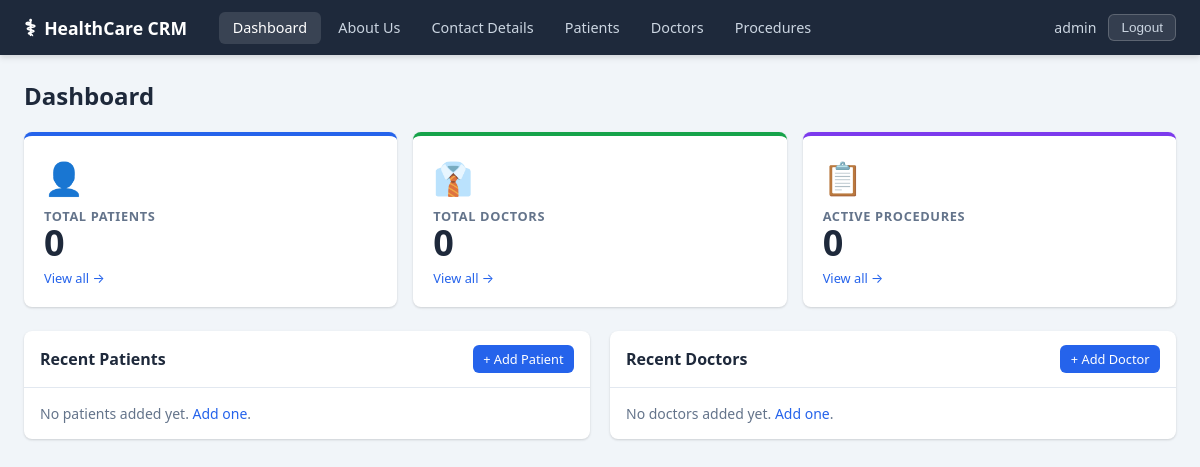
The app's page / (signed in), older data.
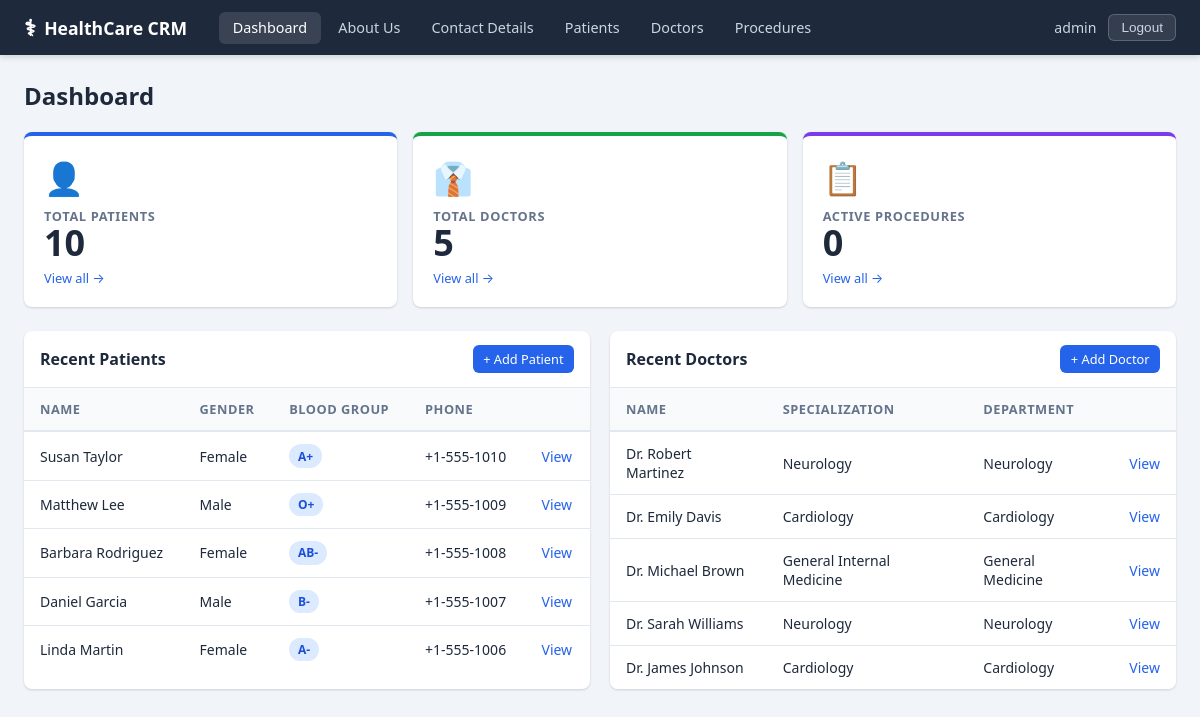
The same page, newer data.
### apps/core/models.py (models this page shows, shortened)
class Patient(models.Model):
    GENDER_CHOICES = [('M', 'Male'), ('F', 'Female'), ('O', 'Other')]
    BLOOD_GROUP_CHOICES = [
        ('A+', 'A+'), ('A-', 'A-'),
        ('B+', 'B+'), ('B-', 'B-'),
        ('AB+', 'AB+'), ('AB-', 'AB-'),
        ('O+', 'O+'), ('O-', 'O-'),
        ('Unknown', 'Unknown'),
    ]
    first_name = models.CharField(max_length=100)
    last_name = models.CharField(max_length=100)
    date_of_birth = models.DateField()
    gender = models.CharField(max_length=1, choices=GENDER_CHOICES)
    blood_group = models.CharField(
        max_length=10, choices=BLOOD_GROUP_CHOICES, default='Unknown'
    )
    phone = models.CharField(max_length=20)
    email = models.EmailField(blank=True)
    address = models.TextField(blank=True)
    emergency_contact_name = models.CharField(max_length=150, blank=True)
    emergency_contact_phone = models.CharField(max_length=20, blank=True)
    created_at = models.DateTimeField(auto_now_add=True)
    class Meta:
        ordering = ['last_name', 'first_name']
    @property
    def full_name(self):
        return f'{self.first_name} {self.last_name}'

class Doctor(models.Model):
    GENDER_CHOICES = [('M', 'Male'), ('F', 'Female'), ('O', 'Other')]
    first_name = models.CharField(max_length=100)
    last_name = models.CharField(max_length=100)
    gender = models.CharField(max_length=1, choices=GENDER_CHOICES)
    specialization = models.CharField(max_length=150)
    license_number = models.CharField(max_length=50, unique=True)
    phone = models.CharField(max_length=20)
    email = models.EmailField(unique=True)
    department = models.ForeignKey(
        Department,
        on_delete=models.SET_NULL,
        null=True,
        blank=True,
        related_name='doctors',
    )
    created_at = models.DateTimeField(auto_now_add=True)
    class Meta:
        ordering = ['last_name', 'first_name']
    @property
    def full_name(self):
        return f'Dr. {self.first_name} {self.last_name}'

class Department(models.Model):
    name = models.CharField(max_length=100, unique=True)
    head_doctor = models.ForeignKey(
        'Doctor',
        on_delete=models.SET_NULL,
        null=True,
        blank=True,
        related_name='headed_department',
    )
    class Meta:
        ordering = ['name']
    def __str__(self):
        return self.name

### apps/core/views.py (the view)
# urls.py: path('', views.dashboard, name='dashboard'),
@login_required
def dashboard(request):
    context = {
        'patient_count': Patient.objects.count(),
        'doctor_count': Doctor.objects.count(),
        'procedure_count': Procedure.objects.filter(is_active=True).count(),
        'recent_patients': Patient.objects.order_by('-created_at')[:5],
        'recent_doctors': Doctor.objects.select_related('department').order_by('-created_at')[:5],
    }
    return render(request, 'dashboard.html', context)

### templates/dashboard.html (shortened to what this page needs)
{% extends 'base.html' %}
{% block content %}
<div class="page-header">
  <h2>Dashboard</h2>
</div>
<div class="stats-grid">
  <div class="stat-card stat-blue">
    <div class="stat-icon">&#128100;</div>
    <div class="stat-body">
      <p class="stat-label">Total Patients</p>
      <p class="stat-value">{{ patient_count }}</p>
    </div>
    <a href="{% url 'patient_list' %}" class="stat-link">View all &rarr;</a>
  </div>
  <div class="stat-card stat-green">
    <div class="stat-icon">&#128084;</div>
    <div class="stat-body">
      <p class="stat-label">Total Doctors</p>
      <p class="stat-value">{{ doctor_count }}</p>
    </div>
    <a href="{% url 'doctor_list' %}" class="stat-link">View all &rarr;</a>
  </div>
  <div class="stat-card stat-purple">
    <div class="stat-icon">&#128203;</div>
    <div class="stat-body">
      <p class="stat-label">Active Procedures</p>
      <p class="stat-value">{{ procedure_count }}</p>
    </div>
    <a href="{% url 'procedure_list' %}" class="stat-link">View all &rarr;</a>
  </div>
</div>
<div class="dashboard-tables">
  <div class="table-section">
    <div class="section-header">
      <h3>Recent Patients</h3>
      <a href="{% url 'patient_create' %}" class="btn btn-primary btn-sm">+ Add Patient</a>
    </div>
    {% if recent_patients %}
    <table class="table">
      <thead>
        <tr><th>Name</th><th>Gender</th><th>Blood Group</th><th>Phone</th><th></th></tr>
      </thead>
      <tbody>
        {% for p in recent_patients %}
        <tr>
          <td>{{ p.full_name }}</td>
          <td>{{ p.get_gender_display }}</td>
          <td><span class="badge badge-blue">{{ p.blood_group }}</span></td>
          <td>{{ p.phone }}</td>
          <td><a href="{% url 'patient_detail' p.pk %}" class="table-link">View</a></td>
        </tr>
        {% endfor %}
      </tbody>
    </table>
    {% else %}
    <p class="empty-msg">No patients added yet. <a href="{% url 'patient_create' %}">Add one</a>.</p>
    {% endif %}
  </div>
  <div class="table-section">
    <div class="section-header">
      <h3>Recent Doctors</h3>
      <a href="{% url 'doctor_create' %}" class="btn btn-primary btn-sm">+ Add Doctor</a>
    </div>
    {% if recent_doctors %}
    <table class="table">
      <thead>
        <tr><th>Name</th><th>Specialization</th><th>Department</th><th></th></tr>
      </thead>
      <tbody>
        {% for d in recent_doctors %}
        <tr>
          <td>{{ d.full_name }}</td>
          <td>{{ d.specialization }}</td>
          <td>{{ d.department|default:"—" }}</td>
          <td><a href="{% url 'doctor_detail' d.pk %}" class="table-link">View</a></td>
        </tr>
        {% endfor %}
      </tbody>
    </table>
    {% else %}
    <p class="empty-msg">No doctors added yet. <a href="{% url 'doctor_create' %}">Add one</a>.</p>
    {% endif %}
  </div>
</div>
{% endblock %}

### templates/base.html (shortened to what this page needs)
{% load static %}
<!DOCTYPE html>
<html lang="en">
<head>
  <link rel="stylesheet" href="{% static 'css/style.css' %}" />
</head>
<body>
  {% if user.is_authenticated %}
  <nav class="navbar">
    <div class="nav-brand">
      <span class="nav-icon">&#9877;</span>
      <a href="{% url 'dashboard' %}">HealthCare CRM</a>
    </div>
    <ul class="nav-links">
      <li><a href="{% url 'dashboard' %}" {% if request.resolver_match.url_name == 'dashboard' %}class="active"{% endif %}>Dashboard</a></li>
      <li><a href="{% url 'about_us' %}" {% if request.resolver_match.url_name == 'about_us' %}class="active"{% endif %}>About Us</a></li>
      <li><a href="{% url 'contact_details' %}" {% if request.resolver_match.url_name == 'contact_details' %}class="active"{% endif %}>Contact Details</a></li>
      <li><a href="{% url 'patient_list' %}" {% if 'patient' in request.resolver_match.url_name %}class="active"{% endif %}>Patients</a></li>
      <li><a href="{% url 'doctor_list' %}" {% if 'doctor' in request.resolver_match.url_name %}class="active"{% endif %}>Doctors</a></li>
      <li><a href="{% url 'procedure_list' %}" {% if 'procedure' in request.resolver_match.url_name %}class="active"{% endif %}>Procedures</a></li>
    </ul>
    <div class="nav-user">
      <span>{{ user.username }}</span>
      <form method="post" action="{% url 'logout' %}" style="display:inline;">
        <button type="submit" class="btn-logout">Logout</button>
      </form>
    </div>
  </nav>
  {% endif %}
  <main class="main-content">
    {% block content %}{% endblock %}
  </main>
</body>
</html>

Row changes from the older to the newer data that the page shows:
added Patient: full_name "Susan Taylor", gender "Female", blood_group "A+", phone "+1-555-1010"
added Patient: full_name "Matthew Lee", gender "Male", blood_group "O+", phone "+1-555-1009"
added Patient: full_name "Barbara Rodriguez", gender "Female", blood_group "AB-", phone "+1-555-1008"
added Patient: full_name "Daniel Garcia", gender "Male", blood_group "B-", phone "+1-555-1007"
added Patient: full_name "Linda Martin", gender "Female", blood_group "A-", phone "+1-555-1006"
added Doctor: full_name "Dr. Robert Martinez", specialization "Neurology", department "Neurology"
added Doctor: full_name "Dr. Emily Davis", specialization "Cardiology", department "Cardiology"
added Doctor: full_name "Dr. Michael Brown", specialization "General Internal Medicine", department "General Medicine"
added Doctor: full_name "Dr. Sarah Williams", specialization "Neurology", department "Neurology"
added Doctor: full_name "Dr. James Johnson", specialization "Cardiology", department "Cardiology"
Text that changed along with them:
{{ patient_count }}: "0" → "10"
{{ doctor_count }}: "0" → "5"
text no longer shown: "No patients added yet. Add one . No doctors added yet. Add one ."
text now shown: "NAME GENDER BLOOD GROUP PHONE NAME SPECIALIZATION DEPARTMENT"
